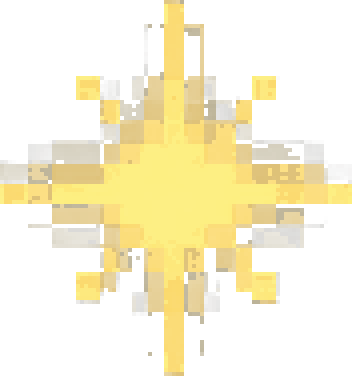
#> input picture game/Assets/Resources/Atmosphere/冲刺光点_1.png, 352 x 376 px
$ python pixelate_asset.py '../Assets/Resources/Atmosphere/冲刺光点_1.png' out.png
#> lines starting #> are read from the running program, lines starting #| are printed output that depends on the picture
#!/usr/bin/env python3
"""
像素化处理管线 v2 —— SheNicest 项目美术素材批处理工具
（2026-09-19 重写。v1 脚本（/tmp/bargain_expr/）随重启丢失，本版固化进 tools/ 供长期复用。）

用法:
  python3 tools/pixelate_asset.py <输入图> <输出图> --mode <keep|cropband|blackalpha> [--block 4] [--colors 32] [--cutoff 20]
  python3 tools/pixelate_asset.py vignette <输出图> [--block 2] [--colors 16] [--size 1280x720] [--max-alpha 210]
  python3 tools/pixelate_asset.py <输入图> <输出前缀> --mode blackalpha --slice  (光点图集:按连通域切子图)

模式:
  keep       仅像素化（面板底图类：先小图量化再放大，块状复古感）
  cropband   从纯黑背景自动裁出主体横带 + 近黑转透明 + 像素化（卷轴/横幅类）
  blackalpha 亮度转alpha：黑色背景变透明、亮度越高越不透明（光束/光点类）
  vignette   纯代码生成径向暗角（无需输入图；程序端用 Image.color 可再tint冷/暖）
  --slice    配合 blackalpha：把不透明像素按连通域切成多个独立小图（光点图集）

风格基准（与角色表情管线一致）:
  block=4（约4px像素块，2560宽素材≈640逻辑宽）、colors=24~32（暖棕色系面板）/ 16（暗角）
"""
import argparse
import os
import sys

from PIL import Image


def pixelate(img, block, colors):
    """整数块降采样 → 调色板量化 → 最近邻放大回去"""
    w, h = img.size
    small = img.resize((max(1, w // block), max(1, h // block)), Image.NEAREST)
    small = small.convert('RGB').quantize(colors=colors, method=Image.MEDIANCUT, dither=Image.NONE).convert('RGB')
    return small.resize((small.width * block, small.height * block), Image.NEAREST)


# [228 lines left out: functions crop_band_from_black, black_to_alpha, near_black_to_transparent, halo_cleanup, quantize_alpha, keep_largest_component and 3 more, not called in this run]


def main():
    ap = argparse.ArgumentParser()
    ap.add_argument('input', help='输入图路径；mode=vignette 时忽略')
    ap.add_argument('output', help='输出路径（--slice 时为输出文件名前缀）')
    ap.add_argument('--mode', default='keep', choices=['keep', 'cropband', 'blackalpha', 'vignette'])
    ap.add_argument('--block', type=int, default=4)
    ap.add_argument('--colors', type=int, default=32)
    ap.add_argument('--cutoff', type=int, default=24)
    ap.add_argument('--alpha-steps', type=int, default=0, help='alpha阶梯量化级数（0=关；光束类建议4）')
    ap.add_argument('--slice', action='store_true', help='blackalpha 后按连通域切子图')
    args = ap.parse_args()

    if args.mode == 'vignette':
        out = make_vignette()
        out = pixelate(out, args.block, args.colors)
        out.save(args.output)
        print(f'vignette -> {args.output} {out.size}')
        return

    im = Image.open(args.input).convert('RGB')
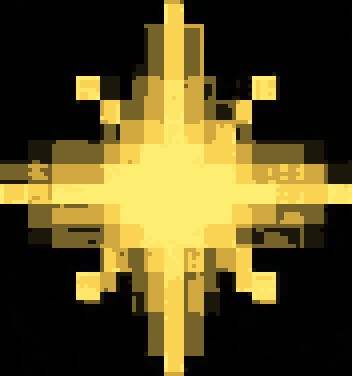
#> im: PIL image 352x376 RGB; mean R, G, B 88, 76.2, 32.7
    if args.mode == 'cropband':
        band = crop_band_from_black(im, cutoff=args.cutoff)
        if band is None:
            print('!! 未检测到主体横带', file=sys.stderr); sys.exit(1)
        rgba = band.convert('RGBA')
        rgba = near_black_to_transparent(rgba, cutoff=max(30, args.cutoff))
        rgba = halo_cleanup(rgba)
        rgba = keep_largest_component(rgba)
        rgba = edge_polish(rgba, block=2, inset=3)
        rgba = keep_largest_component(rgba)
        out = pixelate(rgba.convert('RGB'), args.block, args.colors)
        out = out.convert('RGBA')
        # 像素化后的透明掩膜同样块化，避免半透明糊边
        small_a = rgba.resize((max(1, rgba.width // args.block), max(1, rgba.height // args.block)), Image.NEAREST)
        small_a = small_a.resize((small_a.width * args.block, small_a.height * args.block), Image.NEAREST)
        out.putalpha(small_a.split()[3])
        out.save(args.output)
        print(f'cropband -> {args.output} {out.size}')
        return

    if args.mode == 'blackalpha':
        rgba = black_to_alpha(im, cutoff=args.cutoff)
        rgba = halo_cleanup(rgba)
        if args.alpha_steps > 1:
            rgba = quantize_alpha(rgba, args.alpha_steps)
        out = pixelate(rgba.convert('RGB'), args.block, args.colors).convert('RGBA')
        # 块化alpha（与颜色同网格，保持像素锐利）
        small = rgba.resize((max(1, rgba.width // args.block), max(1, rgba.height // args.block)), Image.NEAREST)
        small = small.resize((small.width * args.block, small.height * args.block), Image.NEAREST)
        out.putalpha(small.split()[3])
        if args.slice:
            pieces = slice_components(out)
            base, ext = os.path.splitext(args.output)
            for i, p in enumerate(pieces, 1):
                path = f'{base}_{i}{ext}'
                p.save(path)
                print(f'slice[{i}] -> {path} {p.size}')
            print(f'共切出 {len(pieces)} 个元素')
        else:
            out = keep_largest_component(out)
            out.save(args.output)
            print(f'blackalpha -> {args.output} {out.size}')
        return

    # keep
    out = pixelate(im, args.block, args.colors)
#> in pixelate, `small = img.resize((max(1, w // block), max(1, h // block)), Image.NEA..`:
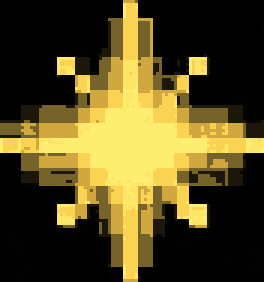
#> small: PIL image 88x94 RGB (shown 3 times larger); mean R, G, B 88, 76.2, 32.7
    out.save(args.output)
    print(f'keep -> {args.output} {out.size}')
#| keep -> out.png (352, 376)


if __name__ == '__main__':
    main()

$ run again, on game/Assets/Resources/Atmosphere/阳光光束.png
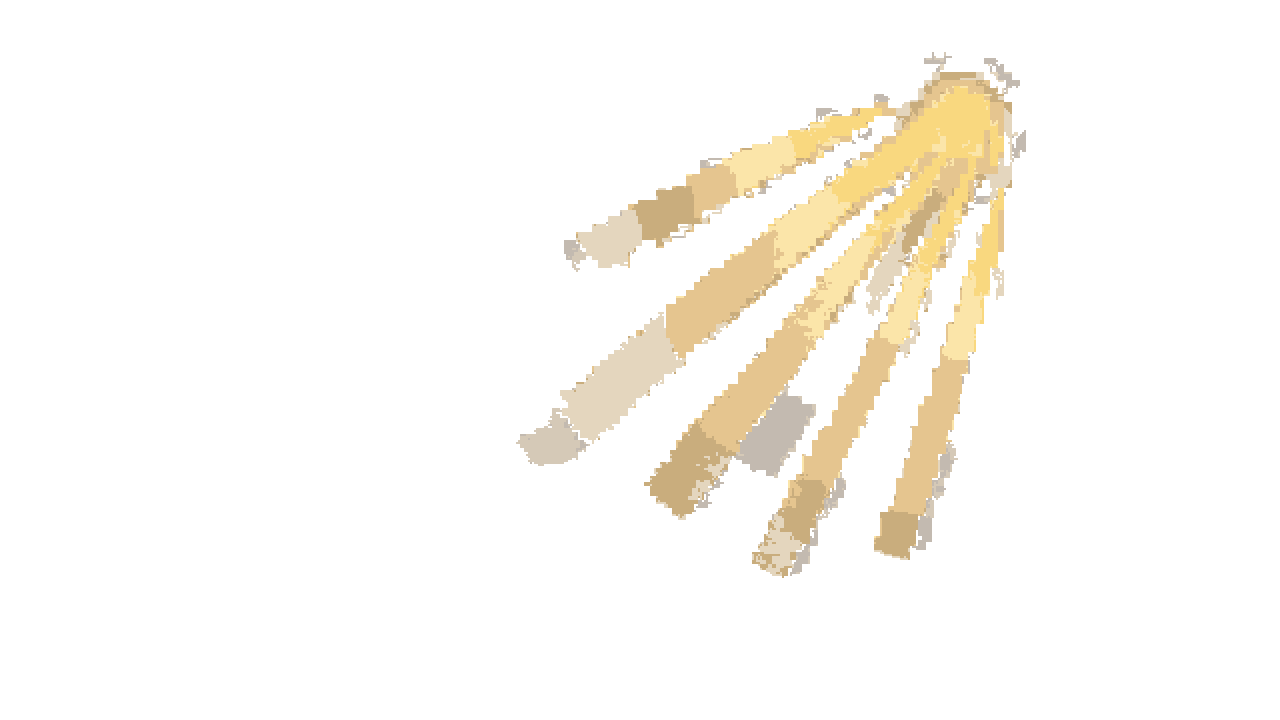
#> input picture game/Assets/Resources/Atmosphere/阳光光束.png, 2560 x 1440 px (shown at 1/2 size)
#> in main, `im = Image.open(args.input).convert('RGB')`:
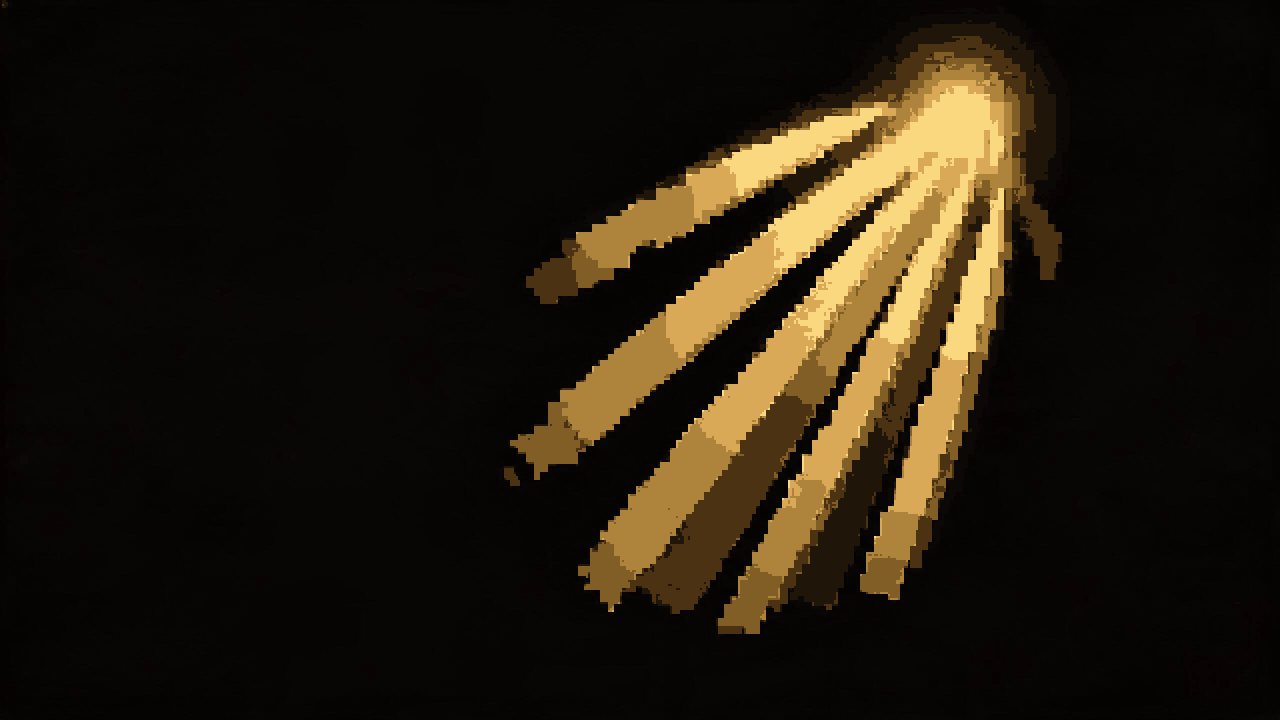
#> im: PIL image 2560x1440 RGB (shown at 1/2 size); mean R, G, B 34, 26.6, 13.9
#> in pixelate, `small = img.resize((max(1, w // block), max(1, h // block)), Image.NEA..`:
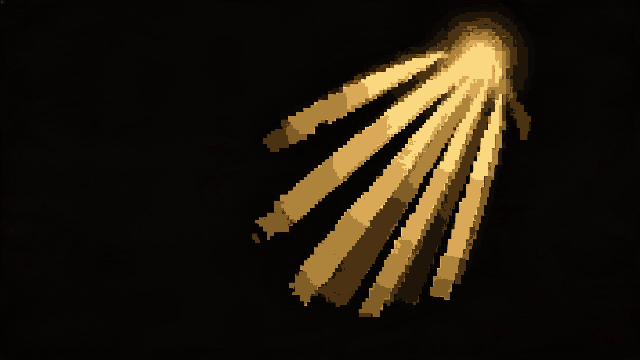
#> small: PIL image 640x360 RGB; mean R, G, B 34, 26.6, 13.9
#| keep -> out.png (2560, 1440)
